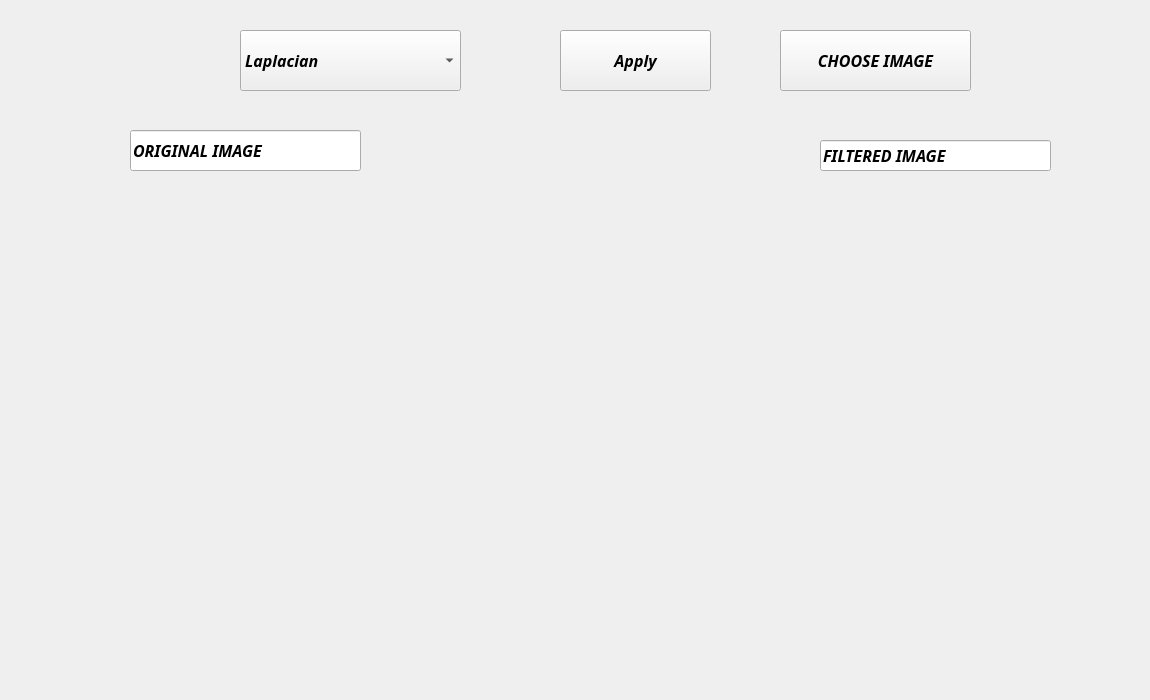
    <widget class="QWidget" name="page_5">
     <widget class="QComboBox" name="cb_Filter_2">
      <property name="geometry">
       <rect>
        <x>240</x>
        <y>30</y>
        <width>221</width>
        <height>61</height>
       </rect>
      </property>
      <property name="font">
       <font>
        <family>Lucida Handwriting</family>
        <pointsize>12</pointsize>
        <weight>75</weight>
        <italic>true</italic>
        <bold>true</bold>
       </font>
      </property>
      <item>
       <property name="text">
        <string>Laplacian</string>
       </property>
      </item>
      <item>
       <property name="text">
        <string>Sobel</string>
       </property>
      </item>
      <item>
       <property name="text">
        <string>Sharpened Image</string>
       </property>
      </item>
      <item>
       <property name="text">
        <string>Sobel Smooth</string>
       </property>
      </item>
      <item>
       <property name="text">
        <string>Mask Image</string>
       </property>
      </item>
      <item>
       <property name="text">
        <string>Image+Mask</string>
       </property>
      </item>
      <item>
       <property name="text">
        <string>Power Low</string>
       </property>
      </item>
     </widget>
     <widget class="QLabel" name="l_image_15">
      <property name="geometry">
       <rect>
        <x>30</x>
        <y>180</y>
        <width>541</width>
        <height>511</height>
       </rect>
      </property>
      <property name="text">
       <string/>
      </property>
     </widget>
     <widget class="QLabel" name="l_image_16">
      <property name="geometry">
       <rect>
        <x>600</x>
        <y>180</y>
        <width>541</width>
        <height>511</height>
       </rect>
      </property>
      <property name="text">
       <string/>
      </property>
     </widget>
     <widget class="QLineEdit" name="line_factor_15">
      <property name="geometry">
       <rect>
        <x>130</x>
        <y>130</y>
        <width>231</width>
        <height>41</height>
       </rect>
      </property>
      <property name="font">
       <font>
        <family>Lucida Handwriting</family>
        <pointsize>12</pointsize>
        <weight>75</weight>
        <italic>true</italic>
        <bold>true</bold>
       </font>
      </property>
      <property name="text">
       <string>ORIGINAL IMAGE</string>
      </property>
     </widget>
     <widget class="QLineEdit" name="line_factor_16">
      <property name="geometry">
       <rect>
        <x>820</x>
        <y>140</y>
        <width>231</width>
        <height>31</height>
       </rect>
      </property>
      <property name="font">
       <font>
        <family>Lucida Handwriting</family>
        <pointsize>12</pointsize>
        <weight>75</weight>
        <italic>true</italic>
        <bold>true</bold>
       </font>
      </property>
      <property name="text">
       <string>FILTERED IMAGE</string>
      </property>
     </widget>
     <widget class="QPushButton" name="pb_ApplyFilter_2">
      <property name="geometry">
       <rect>
        <x>560</x>
        <y>30</y>
        <width>151</width>
        <height>61</height>
       </rect>
      </property>
      <property name="font">
       <font>
        <family>Lucida Handwriting</family>
        <pointsize>12</pointsize>
        <weight>75</weight>
        <italic>true</italic>
        <bold>true</bold>
       </font>
      </property>
      <property name="text">
       <string>Apply</string>
      </property>
     </widget>
     <widget class="QPushButton" name="pb_Choose_7">
      <property name="geometry">
       <rect>
        <x>780</x>
        <y>30</y>
        <width>191</width>
        <height>61</height>
       </rect>
      </property>
      <property name="font">
       <font>
        <family>Lucida Handwriting</family>
        <pointsize>12</pointsize>
        <weight>75</weight>
        <italic>true</italic>
        <bold>true</bold>
       </font>
      </property>
      <property name="text">
       <string>CHOOSE IMAGE</string>
      </property>
     </widget>
    </widget>
